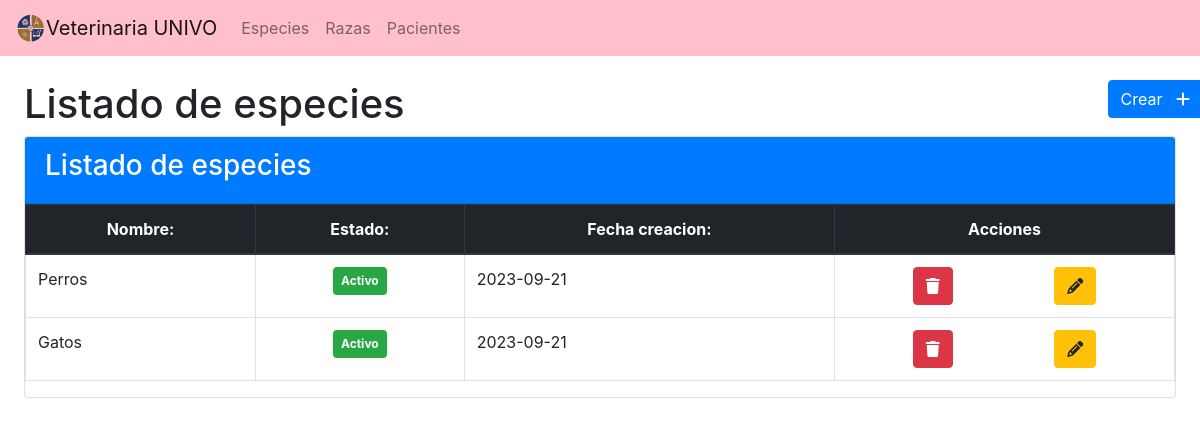
Page /views/especies/index.php on the committed database.
### tables this page shows
CREATE TABLE `tbl_especies` (
  `id_especie` int(11) NOT NULL,
  `nombre` varchar(255) NOT NULL,
  `estado` tinyint(4) NOT NULL,
  `creado_por` int(11) NOT NULL,
  `actualizado_por` int(11) NOT NULL,
  `fecha` date NOT NULL,
  `fecha_creacion` datetime NOT NULL,
  `fecha_actualizacion` datetime NOT NULL
);

### db/db.php (called while the page is built, shortened)
<?php
function conectarDb()
{
  $servername = "localhost";
  $username = "root";
  $password = "";
  $conn = '';
  try {
    $conn = new PDO("mysql:host=$servername;dbname=veterinaria", $username, $password);
    $conn->setAttribute(PDO::ATTR_ERRMODE, PDO::ERRMODE_EXCEPTION);
    return $conn;
  } catch (PDOException $e) {
    echo "Connection failed: " . $e->getMessage();
  }
  return $conn;
}

### controllers/EspeciesController.php (called while the page is built, shortened)
<?php
include $_SERVER['DOCUMENT_ROOT'] . '/veterinaria-php-puro/db/db.php';
function obtenerEspecies()
{
    $query = "SELECT * FROM tbl_especies";
    $ejecutar = conectarDb()->prepare($query);
    $ejecutar->execute();
    $data = $ejecutar->fetchAll(PDO::FETCH_OBJ);
    return $data;
}

### views/especies/index.php (the view, shortened to what this page needs)
<?php
require '../../controllers/EspeciesController.php';
$data = obtenerEspecies();
?>
<!DOCTYPE html>
<html lang="en">
<head>
    <?= CDN_BS_CSS ?>
    <?= CDN_ICONOS ?>
</head>
<body>
    <nav class="navbar navbar-expand-lg navbar-light" style="background-color: #FFC0CB;">
        <a class="navbar-brand" href="../../index.php"> <img src="../../img/logo.png" width="30" height="30" class="d-inline-block align-top" alt="">Veterinaria UNIVO</a>
        <div class="collapse navbar-collapse" id="navbarSupportedContent">
            <ul class="navbar-nav mr-auto">
                <li class="nav-item text-white">
                    <a class="nav-link" href="index.php">Especies</a>
                </li>
                <li class="nav-item text-white">
                    <a class="nav-link " href="../razas/index.php">Razas</a>
                </li>
                <li class="nav-item">
                    <a class="nav-link" href="../pacientes/index.php">Pacientes</a>
                </li>
            </ul>
        </div>
    </nav>
    <div class="row p-4">
        <div class="col-md-11">
            <h1>Listado de especies</h1>
        </div>
        <div class="col-md-1 text-right">
            <a href="insert.php" class=" btn btn-primary text-center">Crear &nbsp; <i class="fas fa-plus"></i></a>
        </div>
        <div class="col-md-12">
            <div class="card">
                <div class="card-header bg-primary">
                    <h3 class="text-white">Listado de especies</h3>
                </div>
                <div class="card-body p-0">
                    <table class="table table-bordered table-stripped">
                        <thead class="thead-dark text-center">
                            <th>Nombre: </th>
                            <th>Estado: </th>
                            <th>Fecha creacion: </th>
                            <th>Acciones</th>
                        </thead>
                        <tbody>
                            <?php
                            foreach ($data as $especie) {
                            ?>
                                <tr>
                                    <td><?= $especie->nombre ?></td>
                                    <td class="text-white text-center">
                                        <span class="p-2 badge bg-<?= $especie->estado == 1 ? "success" : "danger"; ?>">
                                            <?= $especie->estado == 1 ? "Activo" : "Inactivo"; ?>
                                        </span>
                                    </td>
                                    <td><?= $especie->fecha ?></td>
                                    <td>
                                        <div class="col-md-12 d-flex justify-content-around">
                                            <form action="index.php" method="post" id="form-borrar-especie-<?= $especie->id_especie ?>">
                                                <button class="btn btn-danger" id="borrar-especie" data-id="<?= $especie->id_especie ?>"><i class="fas fa-trash"></i></button>
                                            </form>
                                            <form action="index.php" method="post">
                                                <button class="btn btn-warning"><i class="fas fa-pencil"></i></button>
                                            </form>
                                        </div>
                                    </td>
                                </tr>
                            <?php
                            }
                            ?>
                        </tbody>
                    </table>
                </div>
            </div>
        </div>
    </div>
</body>
</html>

### rows in the picture
tbl_especies: nombre "Perros", estado "Activo", fecha "2023-09-21"
tbl_especies: nombre "Gatos", estado "Activo", fecha "2023-09-21"
